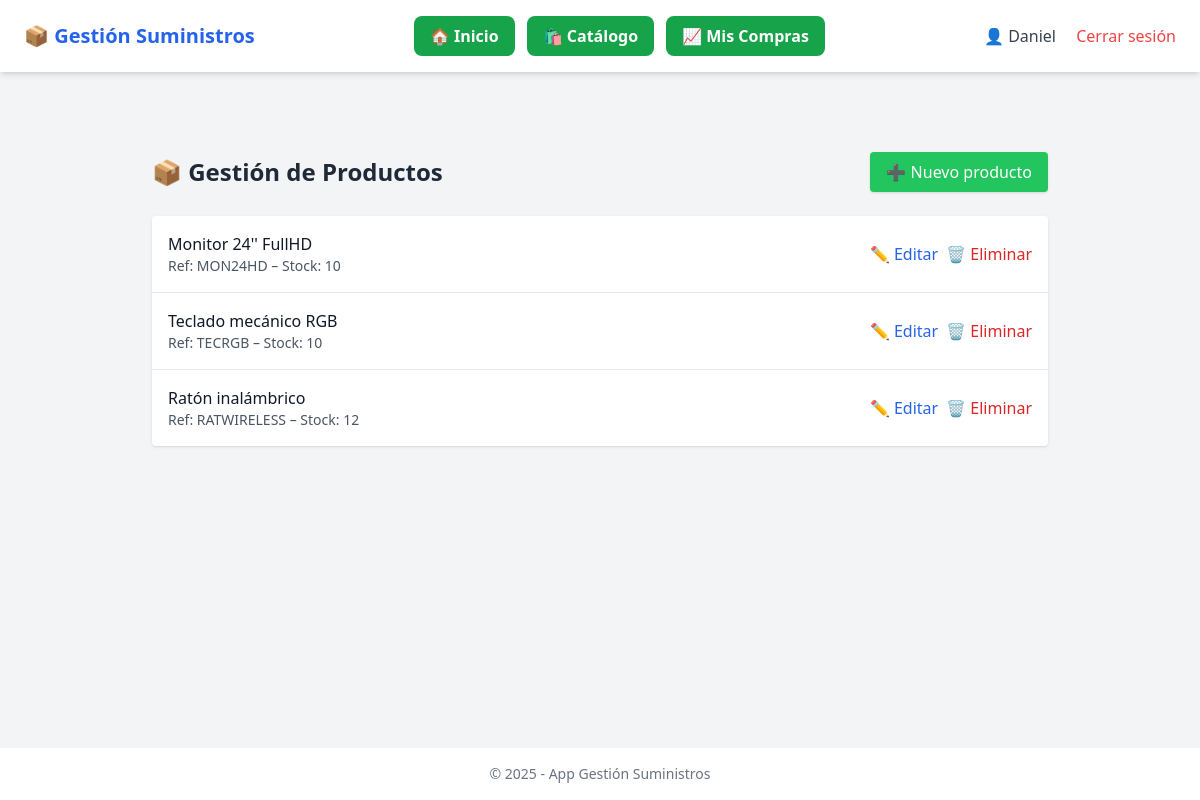
/productos (signed in), run on an earlier commit of the app's database.
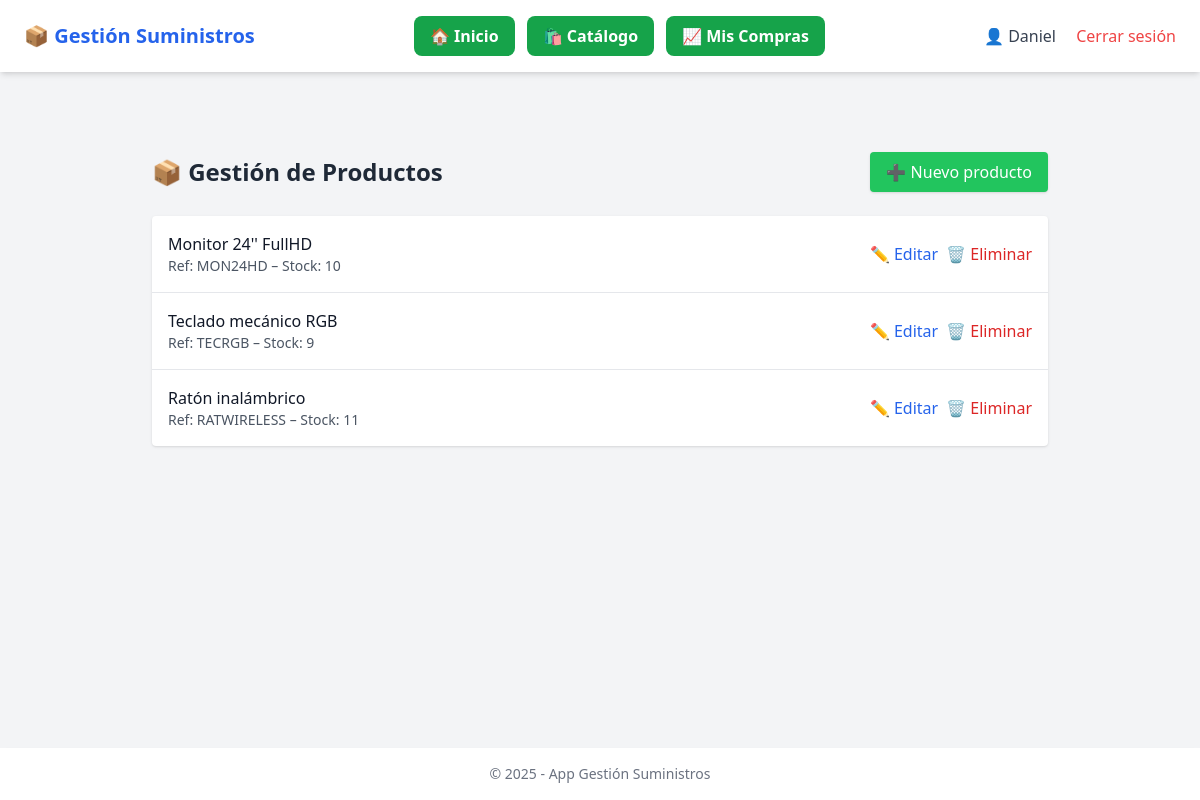
And on a later commit of the database.
### app/models.py (models this page shows, shortened)
class Producto(db.Model):
    id = db.Column(db.Integer, primary_key=True)
    nombre = db.Column(db.String(150), nullable=False)
    descripcion = db.Column(db.Text)
    cantidad = db.Column(db.Integer, nullable=False)
    stock_maximo = db.Column(db.Integer, nullable=False, default=100)
    precio = db.Column(db.Float, nullable=False)
    ubicacion = db.Column(db.String(100))
    referencia = db.Column(db.String(100))
    color = db.Column(db.String(50))
    proveedores = db.relationship('Proveedor', secondary=producto_proveedor, backref='productos')

### app/routes.py (the view)
@main.route('/productos')
@login_required
def listar_productos():
    productos = Producto.query.all()
    productos_stock_bajo = [
        p for p in productos if p.cantidad <= (p.stock_maximo * 0.1)
    ]
    return render_template('productos/listar.html', productos=productos, productos_stock_bajo=productos_stock_bajo)

### app/routes.py (called while the page is built)
@login_manager.user_loader
def load_user(user_id):
    return Usuario.query.get(int(user_id))

### app/templates/productos/listar.html (shortened to what this page needs)
{% extends 'base.html' %}
{% block content %}
<div class="max-w-4xl mx-auto mt-10">
    <div class="flex justify-between items-center mb-6">
        <h1 class="text-2xl font-bold text-gray-800">📦 Gestión de Productos</h1>
        <a href="{{ url_for('main.crear_producto') }}"
           class="bg-green-500 hover:bg-green-600 text-white px-4 py-2 rounded shadow">
            ➕ Nuevo producto
        </a>
    </div>
    <div class="bg-white shadow rounded overflow-hidden">
        <ul class="divide-y divide-gray-200">
            {% for p in productos %}
            <li class="p-4 flex justify-between items-center">
                <div>
                    <p class="font-medium text-gray-900">{{ p.nombre }}</p>
                    <p class="text-sm text-gray-600">Ref: {{ p.referencia }} – Stock: {{ p.cantidad }}</p>
                </div>
                <div class="flex space-x-2">
                    <a href="{{ url_for('main.editar_producto', id=p.id) }}"
                       class="text-blue-600 hover:text-blue-800">✏️ Editar</a>
                    <form method="POST" action="{{ url_for('main.eliminar_producto', id=p.id) }}"
                          onsubmit="return confirm('¿Eliminar este producto?');">
                        <button type="submit" class="text-red-600 hover:text-red-800">🗑️ Eliminar</button>
                    </form>
                </div>
            </li>
            {% endfor %}
        </ul>
    </div>
</div>
{% endblock %}

What changed in the data, as far as the page shows it:
changed Producto "Teclado mecánico RGB": cantidad "10" → "9"
changed Producto "Ratón inalámbrico": cantidad "12" → "11"
